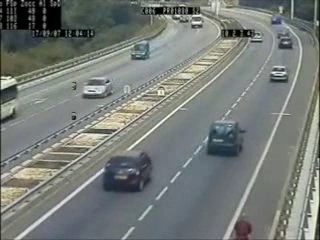
#> input picture frame 75 of Computer Vision_chb/images/run_car.avi, 320 x 240 px
$ jupyter execute 'car detection using opencv.ipynb'
#> lines starting #> are read from the running program, lines starting #| are printed output that depends on the picture; after the words box and inside, x2 and y2 are one past the last pixel; in counts of white or black regions, pixels touching at a corner belong together
# car detection

[cell 1]
import cv2
import numpy as np
import time


runcar_classifier = cv2.CascadeClassifier('Haarcascades\haarcascade_car.xml')


store_vid = cv2.VideoCapture('images/run_car.avi')


while store_vid.isOpened():

    time.sleep(.05)

    ret, frame = store_vid.read()
#> frame is the input picture: shape (240, 320, 3); mean B, G, R 120, 123.9, 118.8


    gray = cv2.cvtColor(frame, cv2.COLOR_BGR2GRAY)

    rcar = runcar_classifier.detectMultiScale(gray, 1.2, 3)
#> rcar = [[73, 74, 36, 36], [92, 148, 61, 61], [188, 109, 66, 66]]


    for (a,b,w,h) in rcar:
        cv2.rectangle(frame, (a, b), (a+w, b+h), (152, 177, 235), 2)
        cv2.imshow('runnig car', frame)
#> this loop made 3 passes
#> pass 1, `cv2.imshow('runnig car', frame)`:
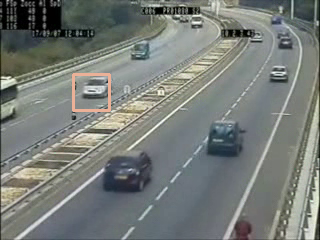
#> window 'runnig car': shape (240, 320, 3); mean B, G, R 120.1, 124.1, 119.3
#> pass 2, `cv2.imshow('runnig car', frame)`:
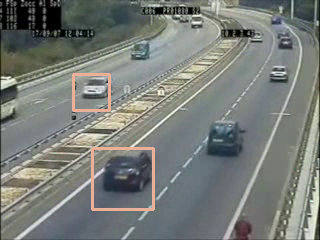
#> window 'runnig car': shape (240, 320, 3); mean B, G, R 120.4, 124.6, 120.4
#> after the loop:
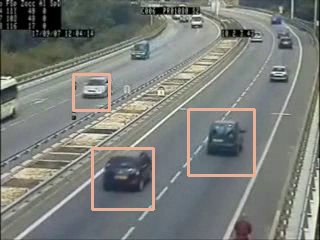
#> frame: shape (240, 320, 3); 2.53% of pixels changed, all inside (x1, y1, x2, y2) = (72, 73, 256, 211)

    if cv2.waitKey(1) & 0xFF == ord('f'):
#> (key Esc is pressed here)
        break

store_vid.release()
cv2.destroyAllWindows()

$ run again, starting later in the video
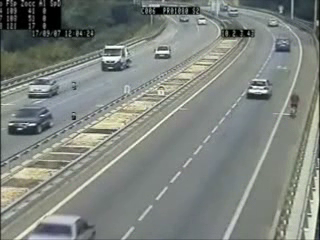
#> input picture frame 337 of Computer Vision_chb/images/run_car.avi, 320 x 240 px
#> frame is the input picture: shape (240, 320, 3); mean B, G, R 126.3, 131.7, 126
#> `gray = cv2.cvtColor(frame, cv2.COLOR_BGR2GRAY)`:
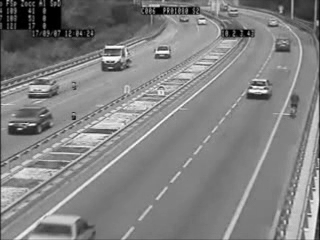
#> gray: shape (240, 320); min 0, max 254, mean 129.4
#> rcar = [[87, 37, 47, 47]]
#> the loop `for (a,b,w,h) in rcar:` made 1 pass
#> pass 1, `cv2.imshow('runnig car', frame)`:
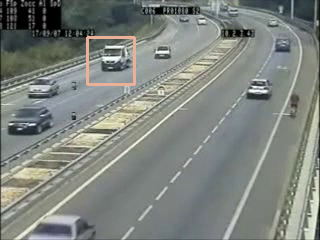
#> window 'runnig car': shape (240, 320, 3); mean B, G, R 126.5, 132, 126.8

$ run again, starting later in the video
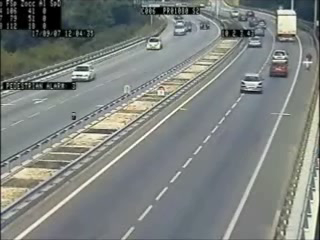
#> input picture frame 600 of Computer Vision_chb/images/run_car.avi, 320 x 240 px
#> frame is the input picture: shape (240, 320, 3); mean B, G, R 126.6, 129.8, 124.9
#> `gray = cv2.cvtColor(frame, cv2.COLOR_BGR2GRAY)`:
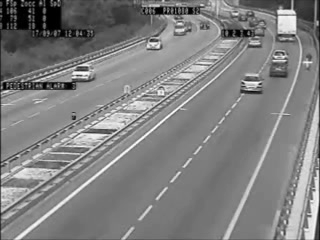
#> gray: shape (240, 320); min 0, max 254, mean 127.9
#> rcar = [[243, 31, 25, 25], [259, 52, 37, 37]]
#> the loop `for (a,b,w,h) in rcar:` made 2 passes
#> pass 2, `cv2.imshow('runnig car', frame)`:
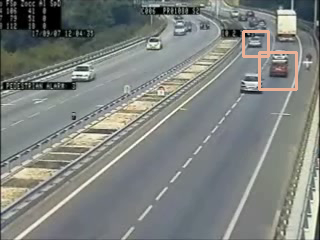
#> window 'runnig car': shape (240, 320, 3); mean B, G, R 126.7, 130.2, 126
